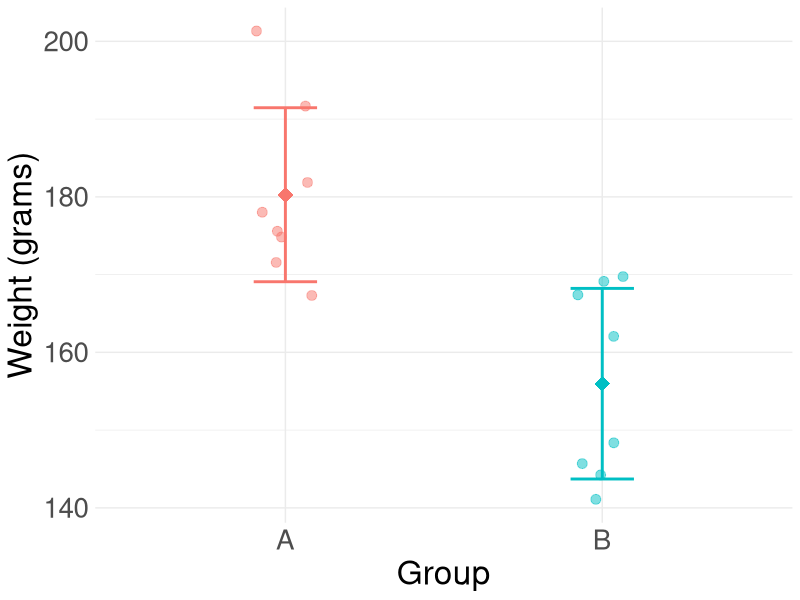

Here is the R script that generated this plot:
###############################################################################
## EXAMPLE 2: Same as the previous example, but reading the data from a file.
## From Tomek & Eisner: Basic Statistics for Life Scientists. https://github.com/jtmff/stats_BSfLS
###############################################################################

# This shows how to read the data either from a csv file (csv = comma-separated values), or an Excel spreadsheet.

# When running this, do make sure that your working directory contains the 
# data file, otherwise you will get an error stating the file could not be found.
set.seed(111) # We use the same seed as the previous example to have the same
              # jitter of data points shown, to help verify identity.
# Load required libraries
library(ggplot2)
library(Cairo)
library(readxl)  # Load the readxl package

# Read the data from a file - either from a csv, or Excel spreadsheet, depending
# on which you leave uncommented (the files' contents are identical)
df_wide <- read.csv("dataGroupsAB.csv") 
#df_wide <- read_excel("dataGroupsAB.xlsx") 

# Convert from the "wide" to "long" format, as the latter is what many
# R functions require to run. For explanation of the two formats, see,
# e.g., https://libguides.princeton.edu/R-reshape
groups <- names(df_wide)  # Extract column names (group labels)
df_long <- data.frame(
  Value = unlist(df_wide, use.names = FALSE),  # Flatten the data
  Group = rep(groups, each = nrow(df_wide))   # Repeat group names for each value
)

# Create a plot with points and mean (as diamonds) + sd whiskers overlay
plt <- ggplot(df_long, aes(x = Group, y = Value, color = Group)) +
  geom_point(position = position_jitter(width = 0.1), alpha = 0.5, size = 3) +
  stat_summary(fun = mean, geom = "point", shape = 18, size = 5, 
               position = position_dodge(width = 0.75)) +
  stat_summary(fun.data = mean_sdl,
               fun.args = list(mult = 1),
               geom = "errorbar", 
               width = 0.2,
               position = position_dodge(width = 0.75),
               mapping = aes(group = Group),
               linewidth = 1) +
  labs(x = "Group", y = "Weight (grams)") +
  theme_minimal() +
  theme(
    legend.position = "none",
    axis.text.x = element_text(size = 20),
    axis.text.y = element_text(size = 20),
    axis.title.x = element_text(size = 24),
    axis.title.y = element_text(size = 24)
  )

# Save the plot using Cairo
CairoPNG(file = "meanSD_read_from_file.png", width = 600, height = 400)
print(plt)
dev.off()
